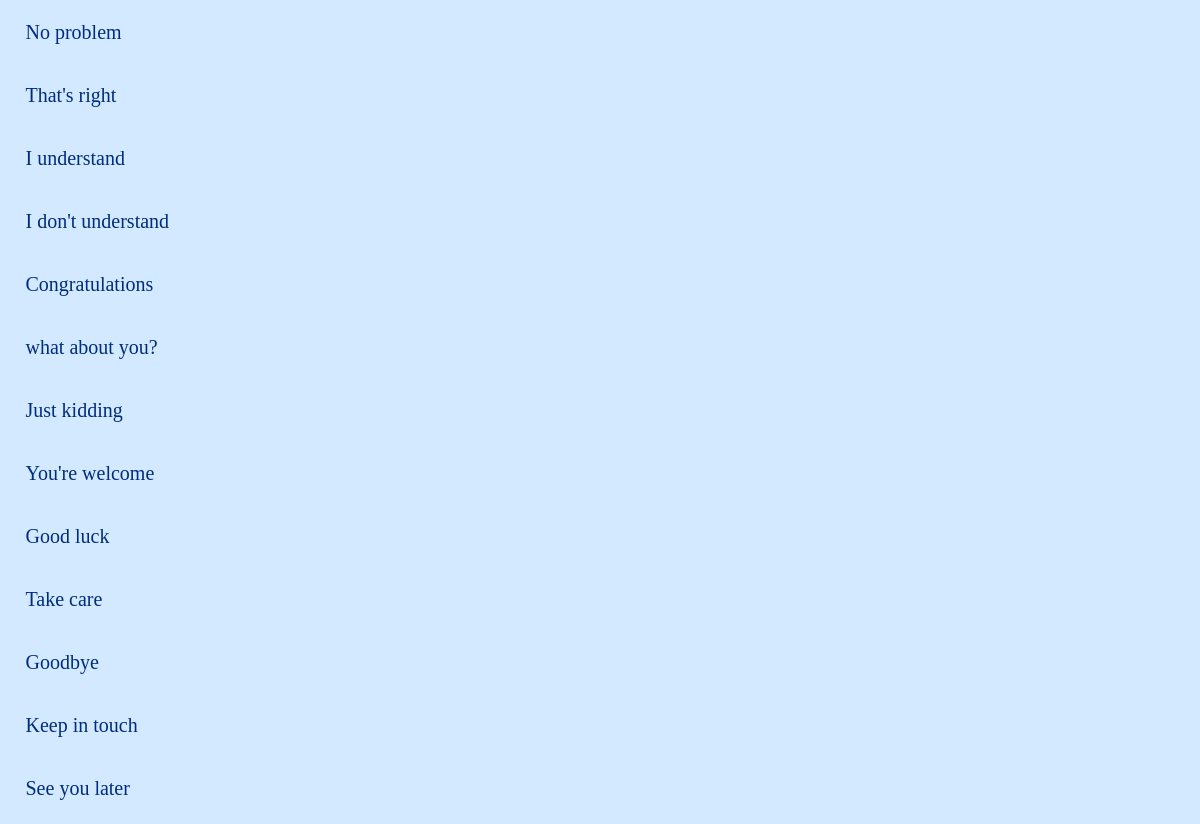
The page /scene_1 (lower part) on the database as committed earlier.
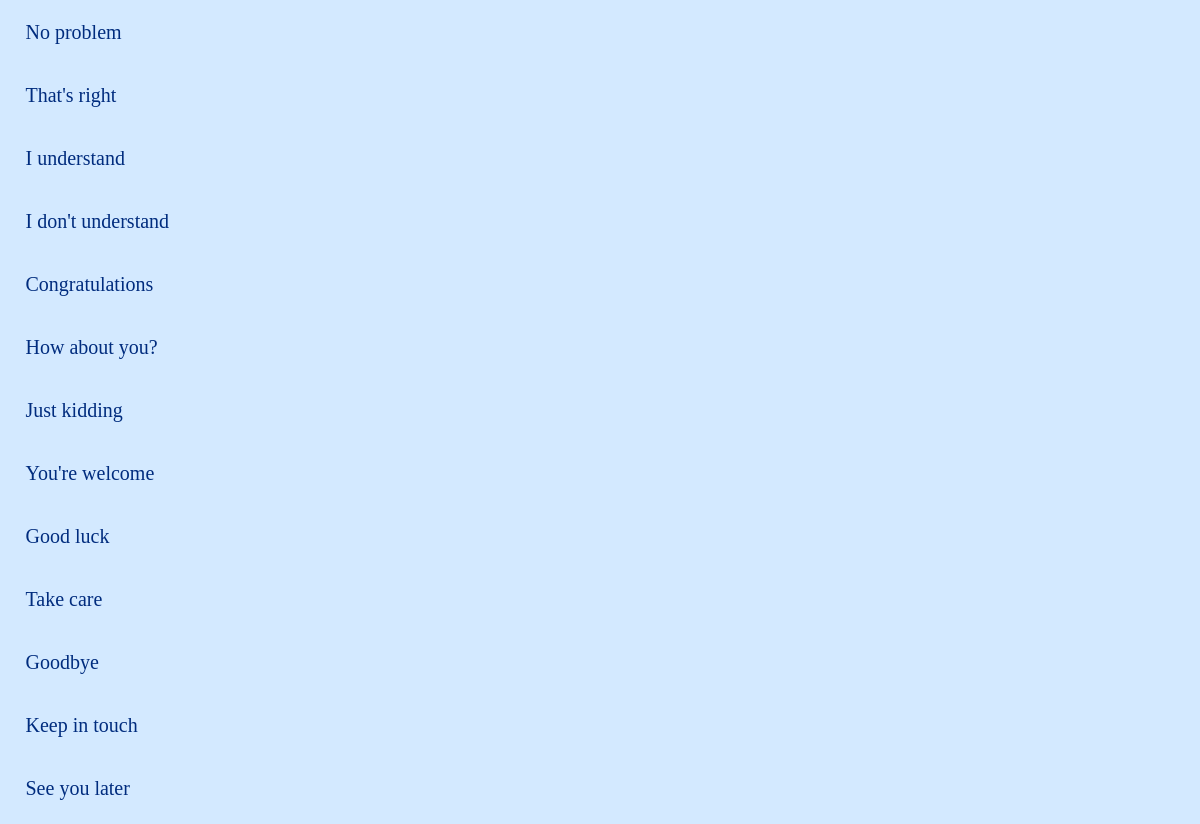
The same page on the database as committed later.
### tables this page shows
CREATE TABLE "greetings" (
	"id"	INTEGER,
	"english"	TEXT,
	"japanese"	TEXT,
	"pronunciation"	TEXT,
	PRIMARY KEY("id" AUTOINCREMENT)
);

### app.py (the view)
@app.route("/scene_1")
def scene_1():
    conn = sqlite3.connect("scene_words.db")
    c = conn.cursor()
    word_info = []
    c.execute(
        'SELECT id, english, japanese, pronunciation from greetings ORDER BY id')
    for row in c.fetchall():
        word_info.append(
            {"id": row[0], "english": row[1], "japanese": row[2], "pronunciation": row[3]})
    c.close()
    print(word_info)
    return render_template("scene_1.html", html_word_info=word_info)

### templates/scene_1.html (shortened to what this page needs)
{% extends 'scene_base.html' %} {% block content %}
<body>
  <article>
    {% for item in html_word_info %}
    <ul class="menu">
      <li class="menu__item">
        <a class="menu__item__link js-menu__item__link" href="">{{item["english"]}}</a>
      </li>
    </ul>
    {% endfor %}
  </article>
</body>
{% endblock %}

Rows that differ between the two databases and show on the page:
changed greetings: english "what about you?" → "How about you?"
